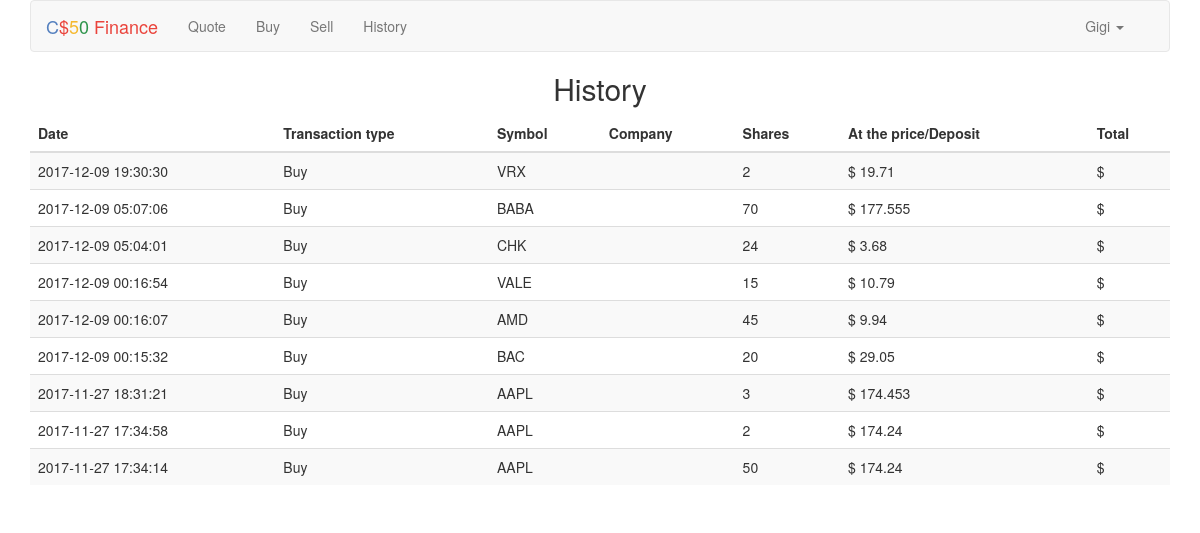
Screenshot of /history (signed in) with the database file from the repository.
### tables this page shows
CREATE TABLE 'transactions' ('timestamp' DATETIME NOT NULL DEFAULT CURRENT_TIMESTAMP, 'users_id' INTEGER NOT NULL, 'type' TEXT NOT NULL CHECK (type IN ('buy', 'sell', 'deposit')), 'symbol' TEXT, 'price_deposit' REAL, 'shares' NUMERIC, 'id' INTEGER PRIMARY KEY AUTOINCREMENT NOT NULL, FOREIGN KEY(users_id) REFERENCES users(id));

### application.py (the view)
@app.route("/history")
@login_required
def history():
    try:
        rows = db.execute("SELECT timestamp, type, symbol, price_deposit, shares FROM transactions WHERE users_id=:user_id ORDER BY timestamp DESC", user_id=session["user_id"])
        if len(rows) < 1:
            return apology("There are no transactions")
    except RuntimeError:
        return apology("RuntimeError database")
    return render_template("history.html", rows=rows)

### helpers.py (called while the page is built)
def login_required(f):
    @wraps(f)
    def decorated_function(*args, **kwargs):
        if session.get("user_id") is None:
            return redirect(url_for("login", next=request.url))
        return f(*args, **kwargs)
    return decorated_function

### pset7/finance/templates/history.html (shortened to what this page needs)
{% extends "layout.html" %}
{% block main %}
    <h2>History</h2>
    <table class="table table-striped">
        <thead>
            <tr>
                <th>Date</th>
                <th>Transaction type</th>
                <th>Symbol</th>
                <th>Company</th>
                <th>Shares</th>
                <th>At the price/Deposit</th>
                <th>Total</th>
            </tr>
        </thead>
        <tbody>
            {% for row in rows %}
                <tr>
                    <td>{{ row["timestamp"] }}</td>
                    <td>{{ row["type"] | capitalize() }}</td>
                    <td>{%if row["symbol"] %} {{ row["symbol"] }} {%endif%}</td>
                    <td>{{ row["company"] }}</td>
                    <td>{%if row["shares"] %} {{ row["shares"] }} {%endif%}</td>
                    <td>&#36; {{ row["price_deposit"] }}</td>
                    <td>&#36; {{ row["total"] }}</td>
                </tr>
            {% endfor %}
        </tbody>
    </table>
{% endblock %}

### pset7/finance/static/styles.css (style rules this page uses)
main td { text-align: left; }

### rows the page displays
transactions: timestamp "2017-12-09 19:30:30", type "Buy", symbol "VRX", shares "2", price_deposit "19.71"
transactions: timestamp "2017-12-09 05:07:06", type "Buy", symbol "BABA", shares "70", price_deposit "177.555"
transactions: timestamp "2017-12-09 05:04:01", type "Buy", symbol "CHK", shares "24", price_deposit "3.68"
transactions: timestamp "2017-12-09 00:16:54", type "Buy", symbol "VALE", shares "15", price_deposit "10.79"
transactions: timestamp "2017-12-09 00:16:07", type "Buy", symbol "AMD", shares "45", price_deposit "9.94"
transactions: timestamp "2017-12-09 00:15:32", type "Buy", symbol "BAC", shares "20", price_deposit "29.05"
transactions: timestamp "2017-11-27 18:31:21", type "Buy", symbol "AAPL", shares "3", price_deposit "174.453"
transactions: timestamp "2017-11-27 17:34:58", type "Buy", symbol "AAPL", shares "2", price_deposit "174.24"
transactions: timestamp "2017-11-27 17:34:14", type "Buy", symbol "AAPL", shares "50", price_deposit "174.24"

### other values shown
{{ session["username"] | capitalize() }} "Gigi"
